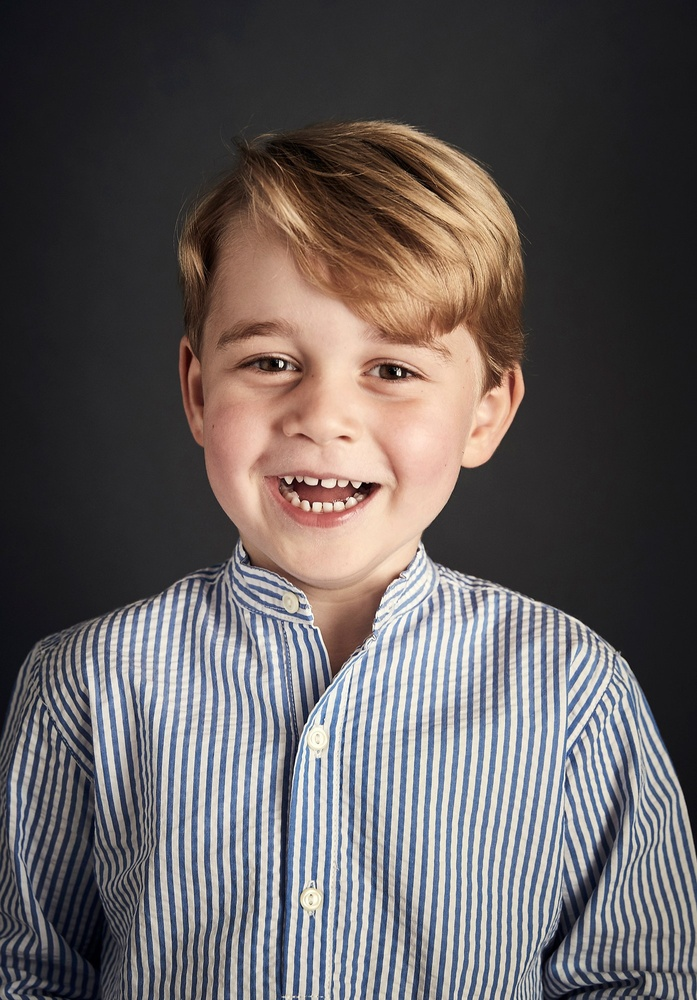
#> input picture EyeTracker Module/img.jpg, 697 x 1000 px, shrunk from 1394 x 2000 before the run
$ python opencv.py
#> lines starting #> are read from the running program, lines starting #| are printed output that depends on the picture; after the words box and inside, x2 and y2 are one past the last pixel; in counts of white or black regions, pixels touching at a corner belong together
import cv2

# importing open cv library

face_cascade = cv2.CascadeClassifier('haarcascade_frontalface_default.xml')

eye_cascade = cv2.CascadeClassifier('haarcascade_eye.xml')

eye_cascade_glass = cv2.CascadeClassifier('haarcascade_eye_tree_eyeglasses.xml')
# importing xml file to detect faces

img = cv2.imread('img.jpg')
#> img is the input picture: shape (1000, 697, 3); mean B, G, R 92.6, 92.5, 98.7

# reading image present in the directory
gray = cv2.cvtColor(img, cv2.COLOR_BGR2GRAY)
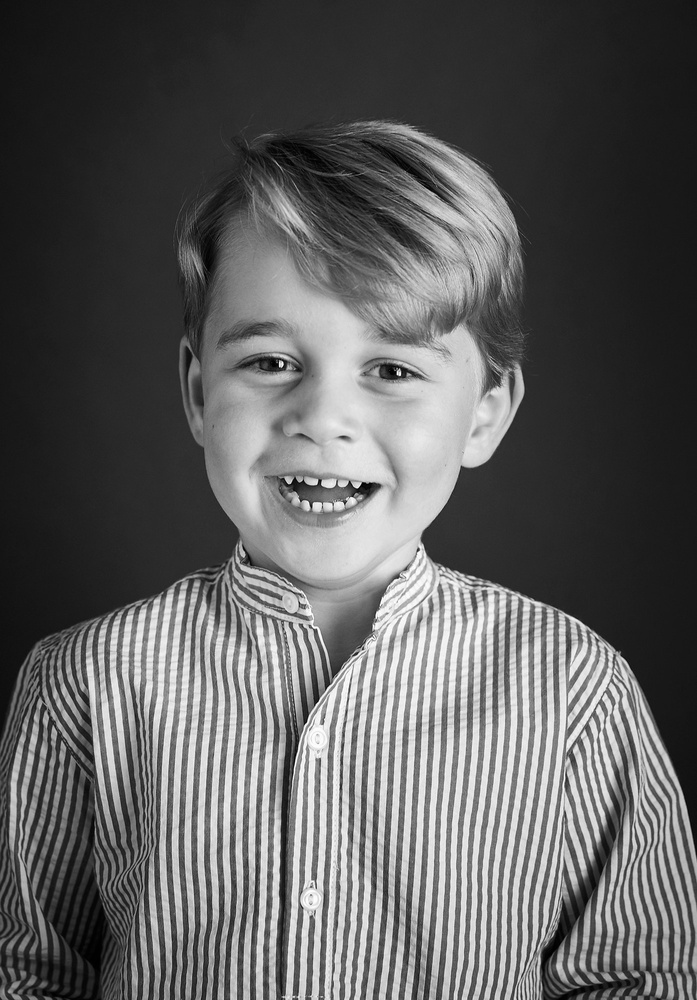
#> gray: shape (1000, 697); min 0, max 255, mean 94.3

# Converting image color to gray scale
faces = face_cascade.detectMultiScale(gray, 1.3, 5)
#> faces = [[150, 225, 371, 371]]
eyes = eye_cascade.detectMultiScale(gray, 1.3, 5)
#> eyes = [[353, 337, 70, 70], [228, 323, 84, 84]]
eyes_glass = eye_cascade_glass.detectMultiScale(gray, 1.3, 5)
#> eyes_glass = [[239, 330, 69, 69], [356, 341, 65, 65]]
# detect Multi scale function to scale a within parameters

for (x, y, w, h) in faces:
    img = cv2.rectangle(img, (x, y), (x+w, y+h), (0, 0, 255), 2)
#> this loop made 1 pass
#> pass 1, `img = cv2.rectangle(img, (x, y), (x+w, y+h), (0, 0, 255), 2)`:
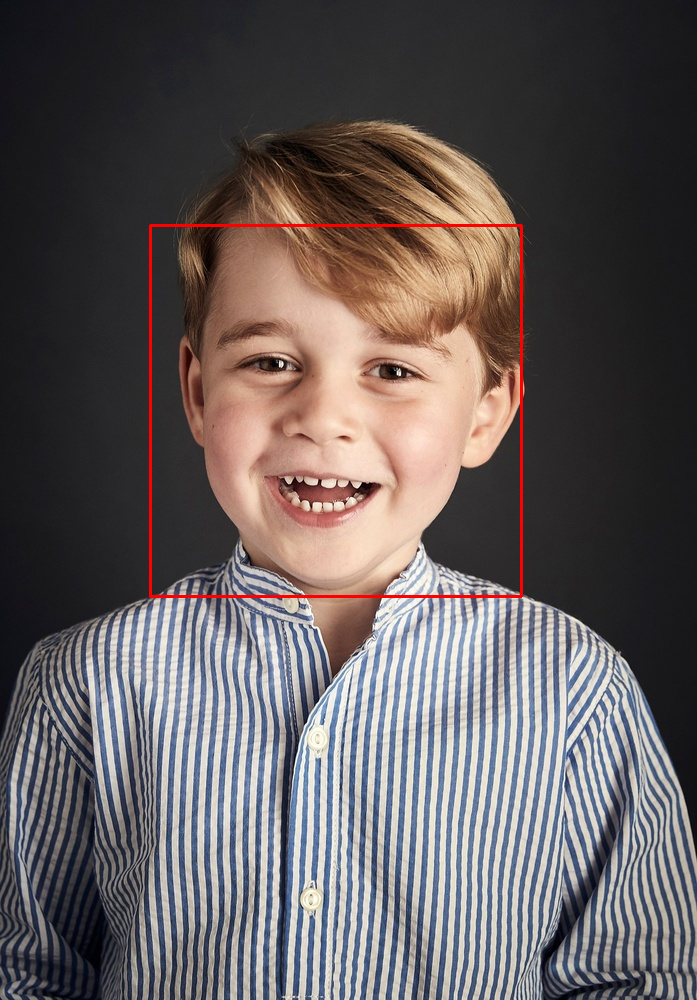
#> img: shape (1000, 697, 3); 0.64% of pixels changed, all inside (x1, y1, x2, y2) = (149, 224, 523, 598)

for (x, y, w, h) in eyes:
    img = cv2.rectangle(img, (x, y), (x + w, y + h), (0, 0, 255), 2)
#> this loop made 2 passes
#> pass 1, `img = cv2.rectangle(img, (x, y), (x + w, y + h), (0, 0, 255), 2)`:
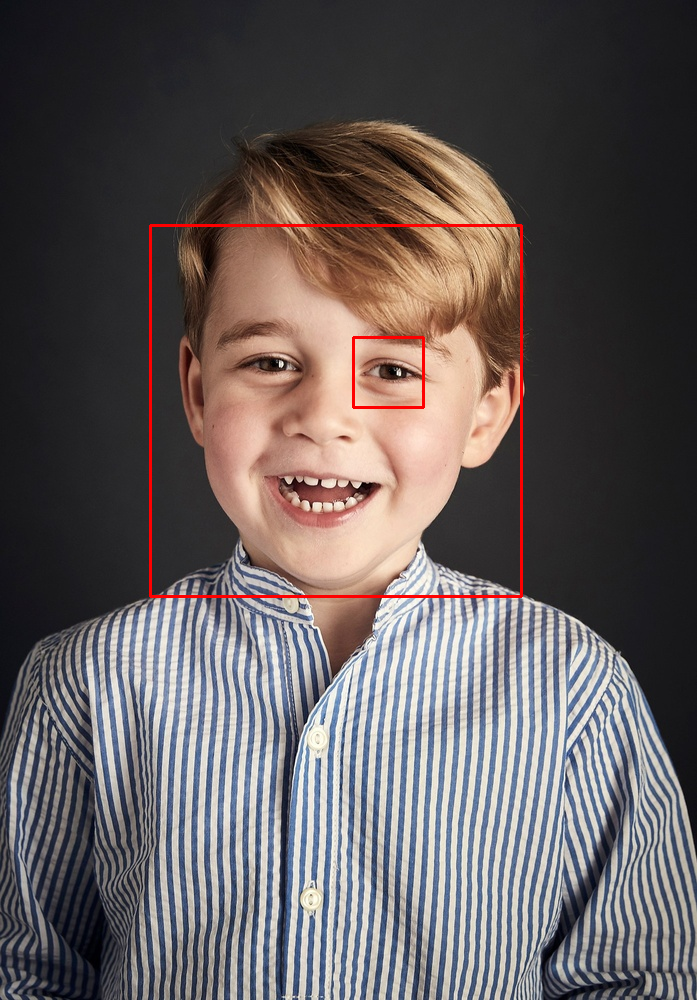
#> img: shape (1000, 697, 3); 0.12% of pixels changed, all inside (x1, y1, x2, y2) = (352, 336, 425, 409)
#> pass 2, `img = cv2.rectangle(img, (x, y), (x + w, y + h), (0, 0, 255), 2)`:
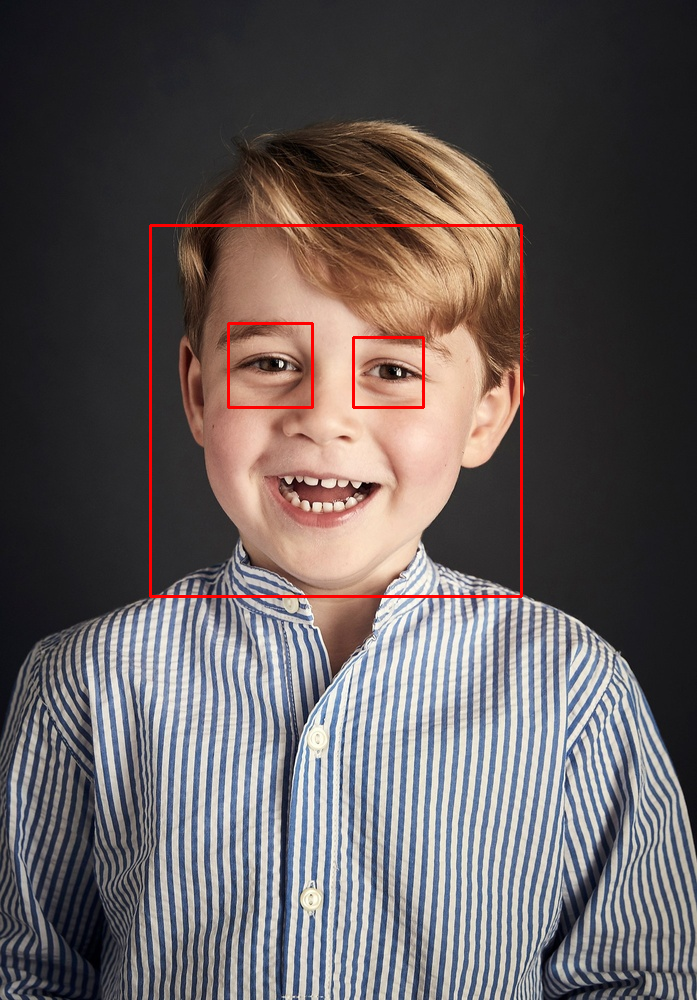
#> img: shape (1000, 697, 3); 0.14% of pixels changed, all inside (x1, y1, x2, y2) = (227, 322, 314, 409)
"""
for (x, y, w, h) in eyes_glass:
    img = cv2.rectangle(img, (x, y), (x + w, y + h), (0, 0, 255), 2)
"""
    # providing a loop to draw rectangles on detected faces
    # (0,0,255) indicates red color and 2 indicates the width of the rectangle

cv2.imshow('output', img)
cv2.waitKey(0)
cv2.destroyAllWindows()
